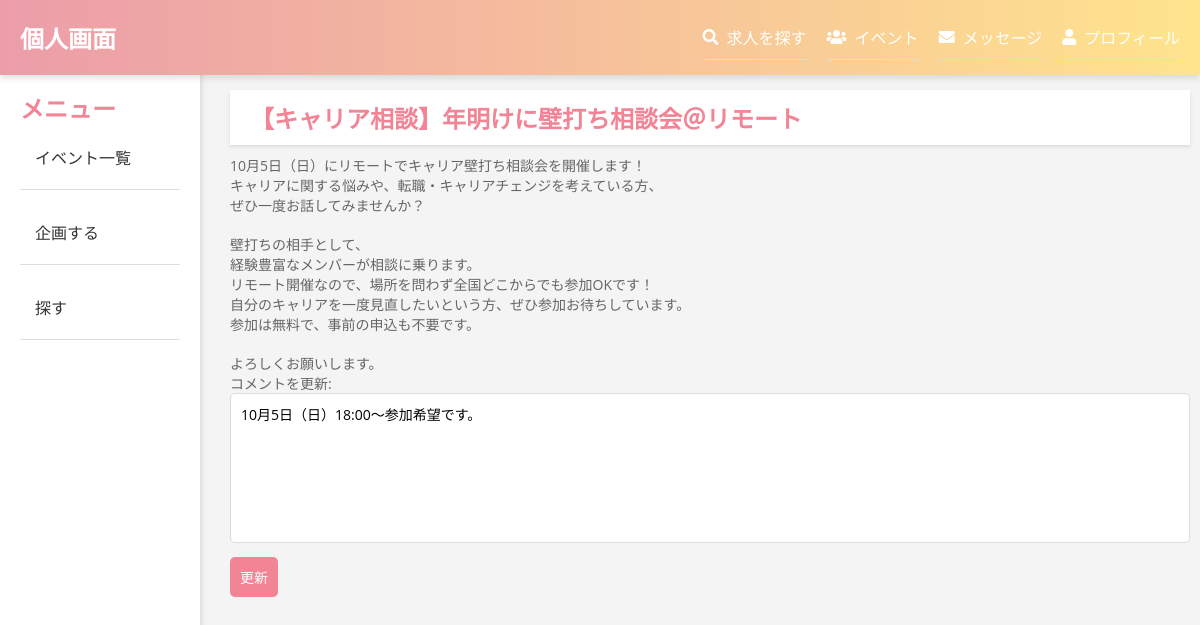
/detail_c.php?id=14, run on the app's committed database.
### tables this page shows
CREATE TABLE `bs_posts` (
  `id` int(11) NOT NULL,
  `user_id` int(11) NOT NULL,
  `title` varchar(255) NOT NULL,
  `body` text NOT NULL,
  `created_at` timestamp NOT NULL DEFAULT current_timestamp()
);

CREATE TABLE `bs_comments` (
  `id` int(11) NOT NULL,
  `post_id` int(11) NOT NULL,
  `user_id` int(11) NOT NULL,
  `comment` text NOT NULL,
  `created_at` timestamp NOT NULL DEFAULT current_timestamp()
);

### db.php (called while the page is built, shortened)
<?php
function h($str){
    return htmlspecialchars($str, ENT_QUOTES);
}
?>

### detail_c.php (the view, shortened to what this page needs)
<?php
$id = $_GET["id"];
require 'db.php';
$sql = "SELECT * FROM bs_posts WHERE id=:id";
$stmt = $pdo->prepare("$sql");
$stmt->bindValue(':id', $id, PDO::PARAM_INT);
$status = $stmt->execute();
$post = $stmt->fetch(PDO::FETCH_ASSOC);
$comment_sql = "SELECT * FROM bs_comments WHERE post_id = :id";
$comment_stmt = $pdo->prepare($comment_sql);
$comment_stmt->bindValue(':id', $id, PDO::PARAM_INT);
$comment_status = $comment_stmt->execute();
$comment = $comment_stmt->fetch(PDO::FETCH_ASSOC);
?>
<?php include('header.php'); ?>
<?php include('sidebar.php'); ?>
<div class="main-content">
<h2 class="topic-title"><?=h($post['title']) ?></h2>
<div class="topic-body">
<?=nl2br(h($post['body'])) ?>
<form method="POST" action="post.php">
    <label>コメントを更新:</label>
    <textarea name="comment" id="comment"required class="form-textarea"><?=$comment["comment"]?></textarea><br>
    <input type="submit" value="更新" class="form-submit">
</form>
</div>
</body>
</html>

### style.css (style rules this page uses)
body { font-family: Arial, sans-serif; margin: 0; padding: 0; display: flex; min-height: 100vh; }
.main-content { flex-grow: 1; margin-left: 220px; padding: 20px 10px; max-width: 90%; margin: o auto; margin-bottom: 100px; margin-top: 70px; }
h2,h3 { font-size: 24px; color: #f28495; }
.topic-title { background-color: white; padding: 10px 20px; width: 100%; box-shadow: 0 2px 4px rgba(0, 0, 0, 0.1); }
.topic-body { margin-top: 10px; color: #666; font-size: 14px; }
button, input[type="submit"], .edit-link, .delete-link { background-color: #f28495; color: white; padding: 10px; border: none; cursor: pointer; font-size: 14px; border-radius: 5px; text-decoration: none; display: inline-block; margin-top:10px; }
.form-textarea { width: 100%; height: 150px; padding: 10px; box-shadow: none; resize: none; outline: none; border: 1px solid #ddd; border-radius: 5px; font-size: 14px; font-weight: normal; font-family: 'Open Sans', 'Yu Gothic', "游ゴシック", 'YuGothic', "游ゴシック体", Hiragino Kaku Gothic ProN, 'Meiryo'; }
* { margin: 0; padding: 0; box-sizing: border-box; }
body { font-family: 'Open Sans', 'Yu Gothic', "游ゴシック", 'YuGothic', "游ゴシック体", Hiragino Kaku Gothic ProN, 'Meiryo'; background-color: #f4f4f4; color:grey; margin: 0; padding: 0; }

### data on the page
bs_posts: title "【キャリア相談】年明けに壁打ち相談会＠リモート", body "10月5日（日）にリモートでキャリア壁打ち相談会を開催します！ キャリアに関する悩みや、転職・キャリアチェンジを考えている方、 ぜひ一度お話してみませんか？ 壁打ちの相手として、 経験豊富なメンバーが相談に乗ります。 リモート開催なので、場所を問わず全国どこからでも参加OKです！ 自分のキャリアを一度見直したいという方、ぜひ参加お待ちしています。 参加は無料で、事前の申込も不要です。 よろしくお願いします。"
bs_comments: comment "10月5日（日）18:00〜参加希望です。"
